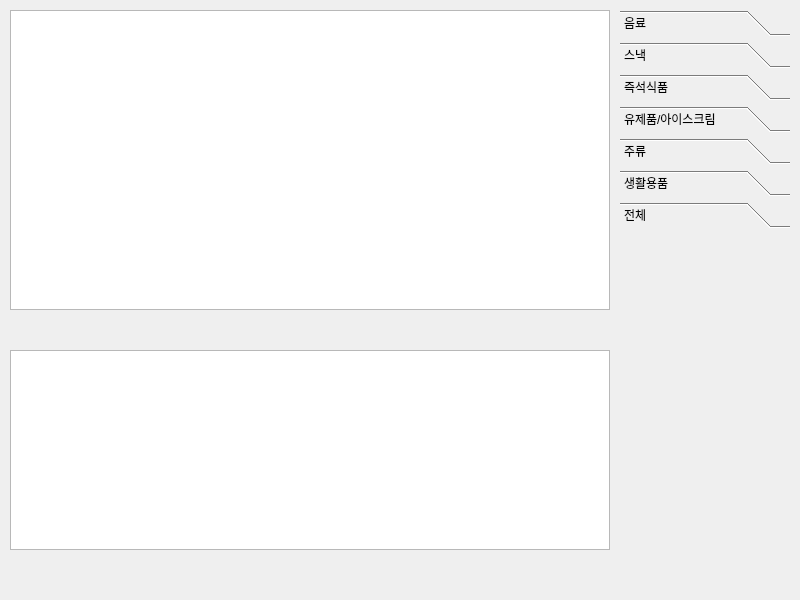
<?xml version="1.0" encoding="UTF-8"?>
<ui version="4.0">
 <class>NormalOrderForm</class>
 <widget class="QWidget" name="NormalOrderForm">
  <property name="geometry">
   <rect>
    <x>0</x>
    <y>0</y>
    <width>800</width>
    <height>600</height>
   </rect>
  </property>
  <property name="windowTitle">
   <string>Form</string>
  </property>
  <widget class="QStackedWidget" name="stackedWidget">
   <property name="geometry">
    <rect>
     <x>10</x>
     <y>10</y>
     <width>600</width>
     <height>300</height>
    </rect>
   </property>
   <property name="currentIndex">
    <number>5</number>
   </property>
   <widget class="QWidget" name="page_0">
    <widget class="QTableWidget" name="beverageWidget">
     <property name="geometry">
      <rect>
       <x>0</x>
       <y>0</y>
       <width>600</width>
       <height>300</height>
      </rect>
     </property>
    </widget>
   </widget>
   <widget class="QWidget" name="page_1">
    <widget class="QTableWidget" name="snackWidget">
     <property name="geometry">
      <rect>
       <x>0</x>
       <y>0</y>
       <width>600</width>
       <height>300</height>
      </rect>
     </property>
    </widget>
   </widget>
   <widget class="QWidget" name="page_2">
    <widget class="QTableWidget" name="instantWidget">
     <property name="geometry">
      <rect>
       <x>0</x>
       <y>0</y>
       <width>600</width>
       <height>300</height>
      </rect>
     </property>
    </widget>
   </widget>
   <widget class="QWidget" name="page_3">
    <widget class="QTableWidget" name="milkiceWidget">
     <property name="geometry">
      <rect>
       <x>0</x>
       <y>0</y>
       <width>600</width>
       <height>300</height>
      </rect>
     </property>
    </widget>
   </widget>
   <widget class="QWidget" name="page_4">
    <widget class="QTableWidget" name="drinkWidget">
     <property name="geometry">
      <rect>
       <x>0</x>
       <y>0</y>
       <width>600</width>
       <height>300</height>
      </rect>
     </property>
    </widget>
   </widget>
   <widget class="QWidget" name="page_5">
    <widget class="QTableWidget" name="neceWidget">
     <property name="geometry">
      <rect>
       <x>0</x>
       <y>0</y>
       <width>600</width>
       <height>300</height>
      </rect>
     </property>
    </widget>
   </widget>
   <widget class="QWidget" name="page_6">
    <widget class="QTableWidget" name="allWidget">
     <property name="geometry">
      <rect>
       <x>0</x>
       <y>0</y>
       <width>600</width>
       <height>300</height>
      </rect>
     </property>
    </widget>
   </widget>
  </widget>
  <widget class="QToolBox" name="toolBox">
   <property name="geometry">
    <rect>
     <x>620</x>
     <y>10</y>
     <width>170</width>
     <height>300</height>
    </rect>
   </property>
   <property name="currentIndex">
    <number>6</number>
   </property>
   <widget class="QWidget" name="beveraageTool">
    <property name="geometry">
     <rect>
      <x>0</x>
      <y>0</y>
      <width>170</width>
      <height>48</height>
     </rect>
    </property>
    <attribute name="label">
     <string>음료</string>
    </attribute>
   </widget>
   <widget class="QWidget" name="snackTool">
    <property name="geometry">
     <rect>
      <x>0</x>
      <y>0</y>
      <width>170</width>
      <height>48</height>
     </rect>
    </property>
    <attribute name="label">
     <string>스낵</string>
    </attribute>
   </widget>
   <widget class="QWidget" name="instantTool">
    <property name="geometry">
     <rect>
      <x>0</x>
      <y>0</y>
      <width>170</width>
      <height>48</height>
     </rect>
    </property>
    <attribute name="label">
     <string>즉석식품</string>
    </attribute>
   </widget>
   <widget class="QWidget" name="mikiceTool">
    <property name="geometry">
     <rect>
      <x>0</x>
      <y>0</y>
      <width>170</width>
      <height>48</height>
     </rect>
    </property>
    <attribute name="label">
     <string>유제품/아이스크림</string>
    </attribute>
   </widget>
   <widget class="QWidget" name="drinkTool">
    <property name="geometry">
     <rect>
      <x>0</x>
      <y>0</y>
      <width>170</width>
      <height>48</height>
     </rect>
    </property>
    <attribute name="label">
     <string>주류</string>
    </attribute>
   </widget>
   <widget class="QWidget" name="neceTool">
    <property name="geometry">
     <rect>
      <x>0</x>
      <y>0</y>
      <width>170</width>
      <height>48</height>
     </rect>
    </property>
    <attribute name="label">
     <string>생활용품</string>
    </attribute>
   </widget>
   <widget class="QWidget" name="allTool">
    <property name="geometry">
     <rect>
      <x>0</x>
      <y>0</y>
      <width>170</width>
      <height>48</height>
     </rect>
    </property>
    <attribute name="label">
     <string>전체</string>
    </attribute>
   </widget>
  </widget>
  <widget class="QTableWidget" name="tableWidget">
   <property name="geometry">
    <rect>
     <x>10</x>
     <y>350</y>
     <width>600</width>
     <height>200</height>
    </rect>
   </property>
  </widget>
 </widget>
 <resources/>
 <connections/>
</ui>
